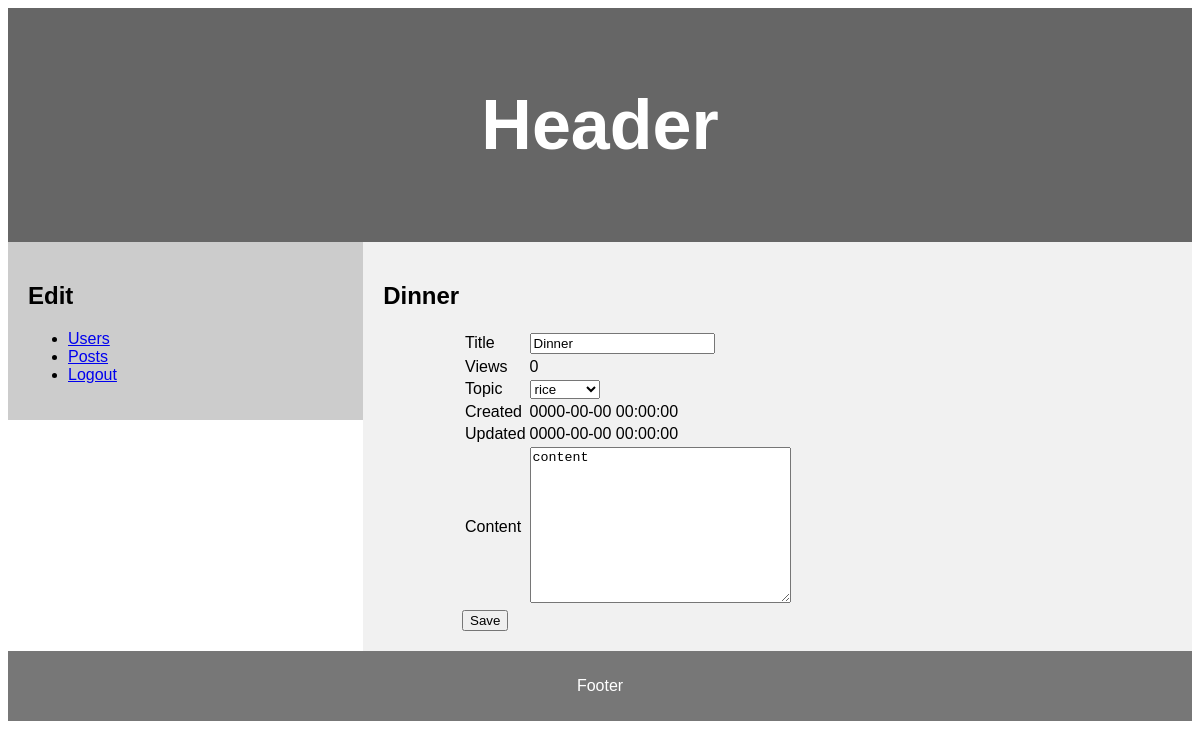
Screenshot of /admin/edit_post.php?pid=3 with the database file from the repository.
### tables this page shows
CREATE TABLE `posts`(
	`id` INT(11) NOT NULL AUTO_INCREMENT PRIMARY KEY,
	`uid` INTEGER NOT NULL,
	`tid` INTEGER NOT NULL,
	`title` VARCHAR(255) NOT NULL,
	`views` INT(11) NOT NULL DEFAULT '0',
	`content` TEXT NOT NULL,
	`created_at` TIMESTAMP NOT NULL DEFAULT CURRENT_TIMESTAMP ON UPDATE CURRENT_TIMESTAMP,
	`updated_at` TIMESTAMP NOT NULL DEFAULT '0000-00-00 00:00:00',
	FOREIGN KEY (`uid`) REFERENCES `users`(`id`)
		ON DELETE CASCADE
		ON UPDATE RESTRICT,
	FOREIGN KEY (`tid`) REFERENCES `topics`(`id`)
		ON DELETE CASCADE
		ON UPDATE RESTRICT
);

CREATE TABLE `topics` (
	`id` INT(11) NOT NULL AUTO_INCREMENT PRIMARY KEY,
	`topic` VARCHAR(255) NOT NULL
);

### DB/admin_functions.php (called while the page is built, shortened)
<?php
function getTopicById($tid)
{
    global $conn;
    $query = "SELECT * FROM topics WHERE id='$tid'";
    $result = mysqli_query($conn, $query);
    $topic = mysqli_fetch_assoc($result);
    return $topic;
}
function getPostById($pid)
{
    global $conn;
    $query = "SELECT * FROM posts WHERE id='$pid'";
    $result = mysqli_query($conn, $query);
    $post = mysqli_fetch_assoc($result);
    return $post;
}

### admin/edit_post.php (the view, shortened to what this page needs)
<?php require_once("../config.php"); ?>
<?php require_once(DB_PATH . "admin_functions.php"); ?>
<?php require_once(ROOT_PATH . "/includes/header.php"); ?>
<section>
    <?php include("includes/navbar.php"); ?>
    <article>
        <?php $post = getPostById($_GET['pid']); ?>
        <h2><?php echo $post["title"]; ?></h2>
        <form action="edit_post.php" method="post">
            <div style="width:80%; margin:0px auto;">
                <table>
                    <tr>
                        <td>Title</td>
                        <td><input type="text" name="title" value="<?php echo $post['title'] ?>"></td>
                    </tr>
                    <tr>
                        <td>Views</td>
                        <td><?php echo $post['views'] ?></td>
                    </tr>
                    <tr>
                        <td>Topic</td>
                        <td><select name="topic">
                                <option value="<?php echo $post['tid'] ?>" selected disabled>
                                    <?php echo getTopicById($post['tid'])['topic'] ?></option>
                            </select></td>
                    </tr>
                    <tr>
                        <td>Created</td>
                        <td><?php echo $post['created_at'] ?></td>
                    </tr>
                    <tr>
                        <td>Updated</td>
                        <td><?php echo $post['updated_at'] ?></td>
                    </tr>
                    <tr>
                        <td>Content</td>
                        <td><textarea name="content" cols="30" rows="10"><?php echo $post['content'] ?></textarea></td>
                    </tr>
                </table>
                <button type="submit" name="edit_post_btn">Save</button>
            </div>
        </form>
    </article>
</section>
<?php require_once(ROOT_PATH . "/includes/footer.php"); ?>

### includes/header.php (style rules this page uses)
* { box-sizing: border-box; }
body { font-family: Arial, Helvetica, sans-serif; }
article { float: left; padding: 20px; width: 70%; background-color: #f1f1f1; }
section:after { content: ""; display: table; clear: both; }

### rows the page displays
posts: title "Dinner", views "0", topic "rice", created_at "0000-00-00 00:00:00", updated_at "0000-00-00 00:00:00", content "content"
